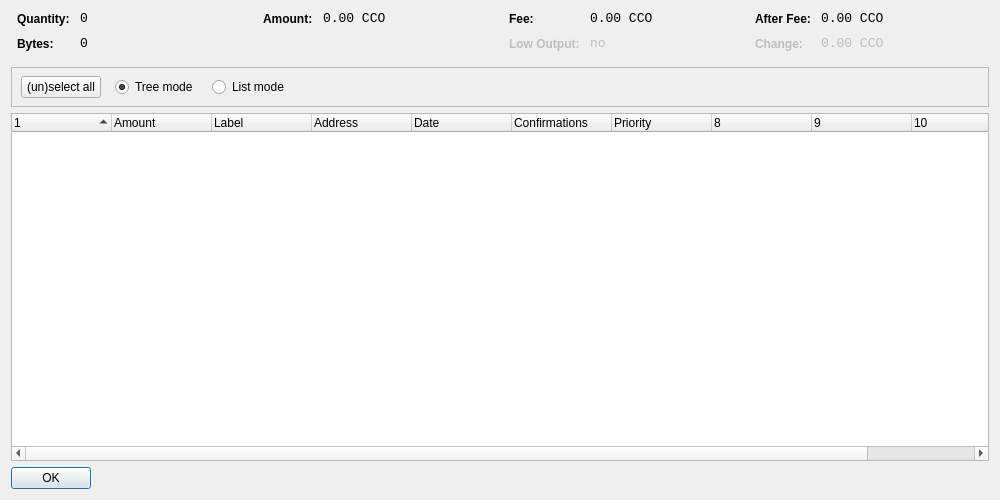
<?xml version="1.0" encoding="UTF-8"?>
<ui version="4.0">
 <class>CoinControlDialog</class>
 <widget class="QDialog" name="CoinControlDialog">
  <property name="geometry">
   <rect>
    <x>0</x>
    <y>0</y>
    <width>1000</width>
    <height>500</height>
   </rect>
  </property>
  <property name="windowTitle">
   <string>Coin Control</string>
  </property>
  <layout class="QVBoxLayout" name="verticalLayout">
   <item>
    <layout class="QHBoxLayout" name="horizontalLayoutTop" stretch="0,0,0,0">
     <property name="topMargin">
      <number>0</number>
     </property>
     <property name="bottomMargin">
      <number>10</number>
     </property>
     <item>
      <layout class="QFormLayout" name="formLayoutCoinControl1">
       <property name="horizontalSpacing">
        <number>10</number>
       </property>
       <property name="verticalSpacing">
        <number>10</number>
       </property>
       <property name="leftMargin">
        <number>6</number>
       </property>
       <property name="rightMargin">
        <number>6</number>
       </property>
       <item row="0" column="0">
        <widget class="QLabel" name="labelCoinControlQuantityText">
         <property name="styleSheet">
          <string notr="true">font-weight:bold;</string>
         </property>
         <property name="text">
          <string>Quantity:</string>
         </property>
        </widget>
       </item>
       <item row="0" column="1">
        <widget class="QLabel" name="labelCoinControlQuantity">
         <property name="font">
          <font>
           <family>Monospace</family>
           <pointsize>10</pointsize>
          </font>
         </property>
         <property name="cursor">
          <cursorShape>IBeamCursor</cursorShape>
         </property>
         <property name="contextMenuPolicy">
          <enum>Qt::ActionsContextMenu</enum>
         </property>
         <property name="text">
          <string notr="true">0</string>
         </property>
         <property name="textInteractionFlags">
          <set>Qt::LinksAccessibleByMouse|Qt::TextSelectableByKeyboard|Qt::TextSelectableByMouse</set>
         </property>
        </widget>
       </item>
       <item row="1" column="0">
        <widget class="QLabel" name="labelCoinControlBytesText">
         <property name="styleSheet">
          <string notr="true">font-weight:bold;</string>
         </property>
         <property name="text">
          <string>Bytes:</string>
         </property>
        </widget>
       </item>
       <item row="1" column="1">
        <widget class="QLabel" name="labelCoinControlBytes">
         <property name="font">
          <font>
           <family>Monospace</family>
           <pointsize>10</pointsize>
          </font>
         </property>
         <property name="cursor">
          <cursorShape>IBeamCursor</cursorShape>
         </property>
         <property name="contextMenuPolicy">
          <enum>Qt::ActionsContextMenu</enum>
         </property>
         <property name="text">
          <string notr="true">0</string>
         </property>
         <property name="textInteractionFlags">
          <set>Qt::LinksAccessibleByMouse|Qt::TextSelectableByKeyboard|Qt::TextSelectableByMouse</set>
         </property>
        </widget>
       </item>
      </layout>
     </item>
     <item>
      <layout class="QFormLayout" name="formLayoutCoinControl2">
       <property name="horizontalSpacing">
        <number>10</number>
       </property>
       <property name="verticalSpacing">
        <number>10</number>
       </property>
       <property name="leftMargin">
        <number>6</number>
       </property>
       <property name="rightMargin">
        <number>6</number>
       </property>
       <item row="0" column="0">
        <widget class="QLabel" name="labelCoinControlAmountText">
         <property name="styleSheet">
          <string notr="true">font-weight:bold;</string>
         </property>
         <property name="text">
          <string>Amount:</string>
         </property>
        </widget>
       </item>
       <item row="0" column="1">
        <widget class="QLabel" name="labelCoinControlAmount">
         <property name="font">
          <font>
           <family>Monospace</family>
           <pointsize>10</pointsize>
          </font>
         </property>
         <property name="cursor">
          <cursorShape>IBeamCursor</cursorShape>
         </property>
         <property name="contextMenuPolicy">
          <enum>Qt::ActionsContextMenu</enum>
         </property>
         <property name="text">
          <string notr="true">0.00 CCO</string>
         </property>
         <property name="textInteractionFlags">
          <set>Qt::LinksAccessibleByMouse|Qt::TextSelectableByKeyboard|Qt::TextSelectableByMouse</set>
         </property>
        </widget>
       </item>
      </layout>
     </item>
     <item>
      <layout class="QFormLayout" name="formLayoutCoinControl3">
       <property name="horizontalSpacing">
        <number>10</number>
       </property>
       <property name="verticalSpacing">
        <number>10</number>
       </property>
       <property name="leftMargin">
        <number>6</number>
       </property>
       <property name="rightMargin">
        <number>6</number>
       </property>
       <item row="0" column="0">
        <widget class="QLabel" name="labelCoinControlFeeText">
         <property name="styleSheet">
          <string notr="true">font-weight:bold;</string>
         </property>
         <property name="text">
          <string>Fee:</string>
         </property>
        </widget>
       </item>
       <item row="0" column="1">
        <widget class="QLabel" name="labelCoinControlFee">
         <property name="font">
          <font>
           <family>Monospace</family>
           <pointsize>10</pointsize>
          </font>
         </property>
         <property name="cursor">
          <cursorShape>IBeamCursor</cursorShape>
         </property>
         <property name="contextMenuPolicy">
          <enum>Qt::ActionsContextMenu</enum>
         </property>
         <property name="text">
          <string notr="true">0.00 CCO</string>
         </property>
         <property name="textInteractionFlags">
          <set>Qt::LinksAccessibleByMouse|Qt::TextSelectableByKeyboard|Qt::TextSelectableByMouse</set>
         </property>
        </widget>
       </item>
       <item row="1" column="0">
        <widget class="QLabel" name="labelCoinControlLowOutputText">
         <property name="enabled">
          <bool>false</bool>
         </property>
         <property name="styleSheet">
          <string notr="true">font-weight:bold;</string>
         </property>
         <property name="text">
          <string>Low Output:</string>
         </property>
        </widget>
       </item>
       <item row="1" column="1">
        <widget class="QLabel" name="labelCoinControlLowOutput">
         <property name="enabled">
          <bool>false</bool>
         </property>
         <property name="font">
          <font>
           <family>Monospace</family>
           <pointsize>10</pointsize>
          </font>
         </property>
         <property name="cursor">
          <cursorShape>IBeamCursor</cursorShape>
         </property>
         <property name="contextMenuPolicy">
          <enum>Qt::ActionsContextMenu</enum>
         </property>
         <property name="text">
          <string notr="true">no</string>
         </property>
         <property name="textInteractionFlags">
          <set>Qt::LinksAccessibleByMouse|Qt::TextSelectableByKeyboard|Qt::TextSelectableByMouse</set>
         </property>
        </widget>
       </item>
      </layout>
     </item>
     <item>
      <layout class="QFormLayout" name="formLayoutCoinControl4">
       <property name="horizontalSpacing">
        <number>10</number>
       </property>
       <property name="verticalSpacing">
        <number>10</number>
       </property>
       <property name="leftMargin">
        <number>6</number>
       </property>
       <property name="rightMargin">
        <number>6</number>
       </property>
       <item row="0" column="0">
        <widget class="QLabel" name="labelCoinControlAfterFeeText">
         <property name="styleSheet">
          <string notr="true">font-weight:bold;</string>
         </property>
         <property name="text">
          <string>After Fee:</string>
         </property>
        </widget>
       </item>
       <item row="0" column="1">
        <widget class="QLabel" name="labelCoinControlAfterFee">
         <property name="font">
          <font>
           <family>Monospace</family>
           <pointsize>10</pointsize>
          </font>
         </property>
         <property name="cursor">
          <cursorShape>IBeamCursor</cursorShape>
         </property>
         <property name="contextMenuPolicy">
          <enum>Qt::ActionsContextMenu</enum>
         </property>
         <property name="text">
          <string notr="true">0.00 CCO</string>
         </property>
         <property name="textInteractionFlags">
          <set>Qt::LinksAccessibleByMouse|Qt::TextSelectableByKeyboard|Qt::TextSelectableByMouse</set>
         </property>
        </widget>
       </item>
       <item row="1" column="0">
        <widget class="QLabel" name="labelCoinControlChangeText">
         <property name="enabled">
          <bool>false</bool>
         </property>
         <property name="styleSheet">
          <string notr="true">font-weight:bold;</string>
         </property>
         <property name="text">
          <string>Change:</string>
         </property>
        </widget>
       </item>
       <item row="1" column="1">
        <widget class="QLabel" name="labelCoinControlChange">
         <property name="enabled">
          <bool>false</bool>
         </property>
         <property name="font">
          <font>
           <family>Monospace</family>
           <pointsize>10</pointsize>
          </font>
         </property>
         <property name="cursor">
          <cursorShape>IBeamCursor</cursorShape>
         </property>
         <property name="contextMenuPolicy">
          <enum>Qt::ActionsContextMenu</enum>
         </property>
         <property name="text">
          <string notr="true">0.00 CCO</string>
         </property>
         <property name="textInteractionFlags">
          <set>Qt::LinksAccessibleByMouse|Qt::TextSelectableByKeyboard|Qt::TextSelectableByMouse</set>
         </property>
        </widget>
       </item>
      </layout>
     </item>
    </layout>
   </item>
   <item>
    <widget class="QFrame" name="frame">
     <property name="minimumSize">
      <size>
       <width>0</width>
       <height>40</height>
      </size>
     </property>
     <property name="frameShape">
      <enum>QFrame::StyledPanel</enum>
     </property>
     <property name="frameShadow">
      <enum>QFrame::Sunken</enum>
     </property>
     <widget class="QWidget" name="horizontalLayoutWidget">
      <property name="geometry">
       <rect>
        <x>10</x>
        <y>0</y>
        <width>781</width>
        <height>41</height>
       </rect>
      </property>
      <layout class="QHBoxLayout" name="horizontalLayoutPanel" stretch="0,0,0,0,0">
       <property name="spacing">
        <number>14</number>
       </property>
       <item>
        <widget class="QPushButton" name="pushButtonSelectAll">
         <property name="sizePolicy">
          <sizepolicy hsizetype="Maximum" vsizetype="Fixed">
           <horstretch>0</horstretch>
           <verstretch>0</verstretch>
          </sizepolicy>
         </property>
         <property name="text">
          <string>(un)select all</string>
         </property>
        </widget>
       </item>
       <item>
        <widget class="QRadioButton" name="radioTreeMode">
         <property name="sizePolicy">
          <sizepolicy hsizetype="Maximum" vsizetype="Fixed">
           <horstretch>0</horstretch>
           <verstretch>0</verstretch>
          </sizepolicy>
         </property>
         <property name="text">
          <string>Tree mode</string>
         </property>
         <property name="checked">
          <bool>true</bool>
         </property>
        </widget>
       </item>
       <item>
        <widget class="QRadioButton" name="radioListMode">
         <property name="sizePolicy">
          <sizepolicy hsizetype="Maximum" vsizetype="Fixed">
           <horstretch>0</horstretch>
           <verstretch>0</verstretch>
          </sizepolicy>
         </property>
         <property name="text">
          <string>List mode</string>
         </property>
        </widget>
       </item>
       <item>
        <spacer name="horizontalSpacer">
         <property name="orientation">
          <enum>Qt::Horizontal</enum>
         </property>
         <property name="sizeHint" stdset="0">
          <size>
           <width>40</width>
           <height>20</height>
          </size>
         </property>
        </spacer>
       </item>
      </layout>
     </widget>
    </widget>
   </item>
   <item>
    <widget class="CoinControlTreeWidget" name="treeWidget">
     <property name="contextMenuPolicy">
      <enum>Qt::CustomContextMenu</enum>
     </property>
     <property name="sortingEnabled">
      <bool>false</bool>
     </property>
     <property name="columnCount">
      <number>11</number>
     </property>
     <attribute name="headerShowSortIndicator" stdset="0">
      <bool>true</bool>
     </attribute>
     <attribute name="headerStretchLastSection">
      <bool>false</bool>
     </attribute>
     <column>
      <property name="text">
       <string/>
      </property>
     </column>
     <column>
      <property name="text">
       <string>Amount</string>
      </property>
     </column>
     <column>
      <property name="text">
       <string>Label</string>
      </property>
     </column>
     <column>
      <property name="text">
       <string>Address</string>
      </property>
     </column>
     <column>
      <property name="text">
       <string>Date</string>
      </property>
     </column>
     <column>
      <property name="text">
       <string>Confirmations</string>
      </property>
      <property name="toolTip">
       <string>Confirmed</string>
      </property>
     </column>
     <column>
      <property name="text">
       <string>Priority</string>
      </property>
     </column>
     <column>
      <property name="text">
       <string/>
      </property>
     </column>
     <column>
      <property name="text">
       <string/>
      </property>
     </column>
     <column>
      <property name="text">
       <string/>
      </property>
     </column>
     <column>
      <property name="text">
       <string/>
      </property>
     </column>
    </widget>
   </item>
   <item>
    <widget class="QDialogButtonBox" name="buttonBox">
     <property name="sizePolicy">
      <sizepolicy hsizetype="Maximum" vsizetype="Fixed">
       <horstretch>0</horstretch>
       <verstretch>0</verstretch>
      </sizepolicy>
     </property>
     <property name="orientation">
      <enum>Qt::Horizontal</enum>
     </property>
     <property name="standardButtons">
      <set>QDialogButtonBox::Ok</set>
     </property>
    </widget>
   </item>
  </layout>
 </widget>
 <customwidgets>
  <customwidget>
   <class>CoinControlTreeWidget</class>
   <extends>QTreeWidget</extends>
   <header>coincontroltreewidget.h</header>
  </customwidget>
 </customwidgets>
 <resources/>
 <connections/>
</ui>
